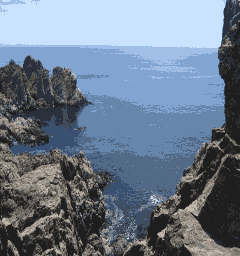
#> input picture input/CIMG05465-240x256-16c.png, 240 x 256 px
$ python tweak-4bit.py input/CIMG05465-240x256-16c.png out.png
#> lines starting #> are read from the running program, lines starting #| are printed output that depends on the picture
import PIL.Image
import sys


def error_unless(b, message):
    if not b:
        sys.stderr.write(message + '\n')
        sys.exit(1)


if len(sys.argv) != 3:
    sys.stderr.write('Usage: %s INFILE OUTFILE [OUTFILESIM]\n' % sys.argv[0])
    sys.exit(1)

source_image = PIL.Image.open(sys.argv[1])
#> source_image is the input picture: PIL image 240x256 P; mean R, G, B 108.3, 123, 140.6
error_unless(source_image.mode == 'P', 'Source image must have a palette')
output_image = source_image.resize((1280, 1024), resample=PIL.Image.NEAREST)
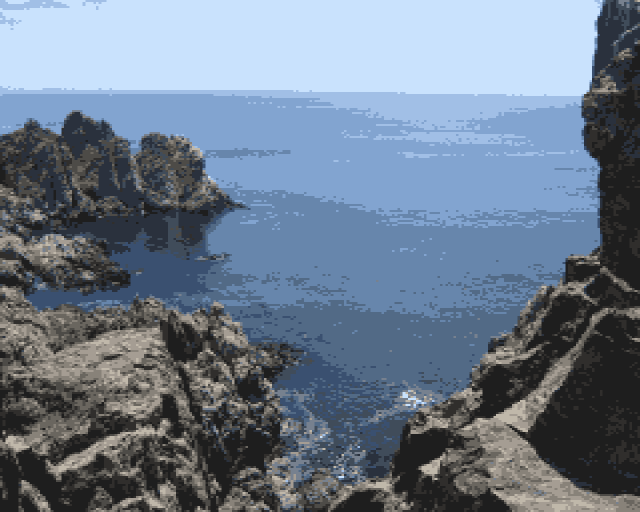
#> output_image: PIL image 1280x1024 P (shown at 1/2 size); mean R, G, B 108.3, 123, 140.6
palette = output_image.getpalette()
#> palette = 48 values, max 253 at index 47, min 30 at index 0, mean 118.2
output_image.putpalette(list((x >> 4) * 0x11 for x in palette))
output_image.save(sys.argv[2])
